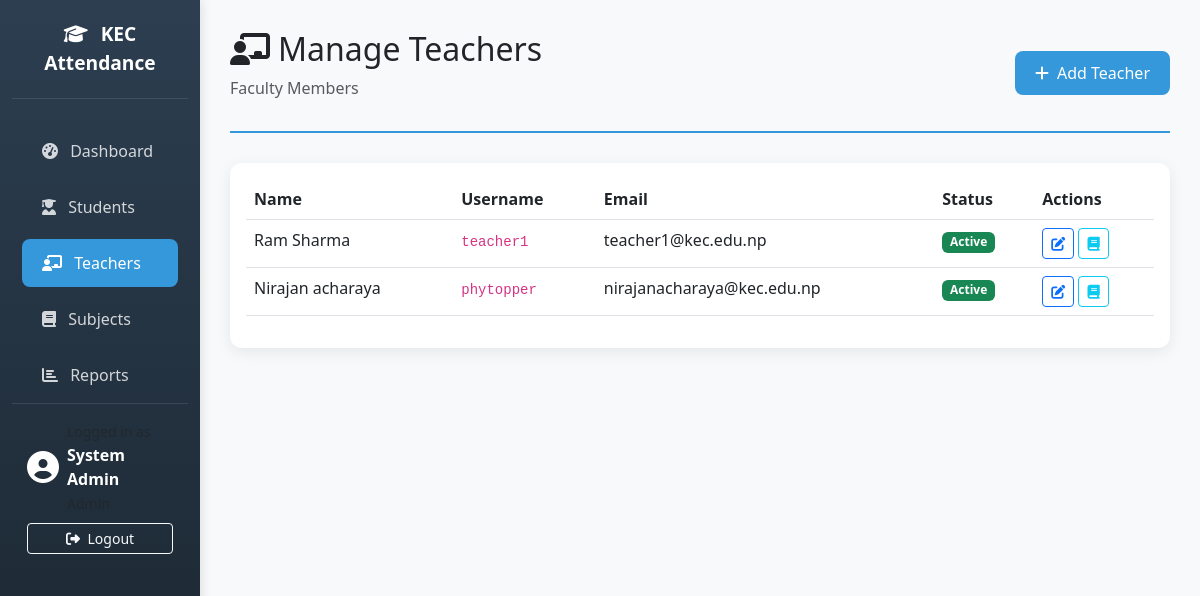
The app's page /admin/teachers (signed in) with its own data.
### tables this page shows
CREATE TABLE user (
            id INTEGER PRIMARY KEY AUTOINCREMENT,
            username VARCHAR(50) NOT NULL UNIQUE,
            password_hash VARCHAR(255) NOT NULL,
            email VARCHAR(100) NOT NULL UNIQUE,
            first_name VARCHAR(50) NOT NULL,
            last_name VARCHAR(50) NOT NULL,
            role VARCHAR(20) NOT NULL,
            is_active INTEGER DEFAULT 1
        );

### app.py (the view, shortened to what this page needs)
@app.route('/admin/teachers', methods=['GET', 'POST'])
@login_required
def manage_teachers():
    if current_user.role != 'admin':
        return redirect(url_for('dashboard'))
    teachers = execute_query_all("SELECT * FROM user WHERE role = 'teacher'")
    return render_template('admin/teachers.html', teachers=teachers)

### app.py (called while the page is built)
def get_db_connection():
    conn = sqlite3.connect(app.config['DATABASE'])
    conn.row_factory = sqlite3.Row
    return conn

def execute_query(query, params=None, fetch=False):
    conn = get_db_connection()
    cursor = conn.cursor()
    if params:
        cursor.execute(query, params)
    else:
        cursor.execute(query)
    if fetch:
        result = cursor.fetchall()
    else:
        result = cursor.fetchone()
    conn.commit()
    cursor.close()
    conn.close()
    return result

def execute_query_all(query, params=None):
    conn = get_db_connection()
    cursor = conn.cursor()
    if params:
        cursor.execute(query, params)
    else:
        cursor.execute(query)
    result = cursor.fetchall()
    cursor.close()
    conn.close()
    return result

@login_manager.user_loader
def load_user(user_id):
    result = execute_query("SELECT * FROM user WHERE id = ?", (user_id,))
    if result:
        return User(result)
    return None

    def get_full_name(self):
        return f"{self.first_name} {self.last_name}"

### templates/admin/teachers.html (shortened to what this page needs)
{% extends "base.html" %}
{% block content %}
<div class="page-header d-flex justify-content-between align-items-center">
    <div>
        <h2><i class="fas fa-chalkboard-teacher me-2"></i>Manage Teachers</h2>
        <p class="text-muted">Faculty Members</p>
    </div>
    <button class="btn btn-primary" data-bs-toggle="modal" data-bs-target="#addTeacherModal">
        <i class="fas fa-plus me-2"></i>Add Teacher
    </button>
</div>
<div class="card table-card">
    <div class="card-body">
        <div class="table-responsive">
            <table class="table table-hover">
                <thead>
                    <tr>
                        <th>Name</th>
                        <th>Username</th>
                        <th>Email</th>
                        <th>Status</th>
                        <th>Actions</th>
                    </tr>
                </thead>
                <tbody>
                    {% for teacher in teachers %}
                    <tr>
                        <td>{{ teacher.first_name }} {{ teacher.last_name }}</td>
                        <td><code>{{ teacher.username }}</code></td>
                        <td>{{ teacher.email }}</td>
                        <td>
                            {% if teacher.is_active %}
                                <span class="badge bg-success">Active</span>
                            {% else %}
                                <span class="badge bg-danger">Inactive</span>
                            {% endif %}
                        </td>
                        <td>
                            <a href="#" class="btn btn-sm btn-outline-primary" title="Edit">
                                <i class="fas fa-edit"></i>
                            </a>
                            <a href="#" class="btn btn-sm btn-outline-info" title="View Subjects">
                                <i class="fas fa-book"></i>
                            </a>
                        </td>
                    </tr>
                    {% else %}
                    <tr>
                        <td colspan="5" class="text-center text-muted">No teachers registered yet.</td>
                    </tr>
                    {% endfor %}
                </tbody>
            </table>
        </div>
    </div>
</div>
{% endblock %}

### templates/base.html (style rules this page uses)
:root { --primary-color: #2c3e50; --secondary-color: #3498db; --accent-color: #e74c3c; --light-bg: #f8f9fa; }
body { font-family: 'Segoe UI', Tahoma, Geneva, Verdana, sans-serif; background-color: var(--light-bg); }
.card { border: none; border-radius: 12px; box-shadow: 0 4px 15px rgba(0,0,0,0.08); transition: transform 0.3s ease; }
.btn-primary { background-color: var(--secondary-color); border: none; border-radius: 8px; padding: 10px 20px; }
.table-card { background: white; border-radius: 12px; overflow: hidden; }
.table thead { background-color: var(--primary-color); color: white; }
.page-header { margin-bottom: 30px; padding-bottom: 15px; border-bottom: 2px solid var(--secondary-color); }

### records on screen
user: first_name "Ram", last_name "Sharma", username "teacher1", email "teacher1@kec.edu.np", is_active "Active"
user: first_name "Nirajan", last_name "acharaya", username "phytopper", email "nirajanacharaya@kec.edu.np", is_active "Active"

### other values on screen
{{ current_user.get_full_name() }} "System Admin"
